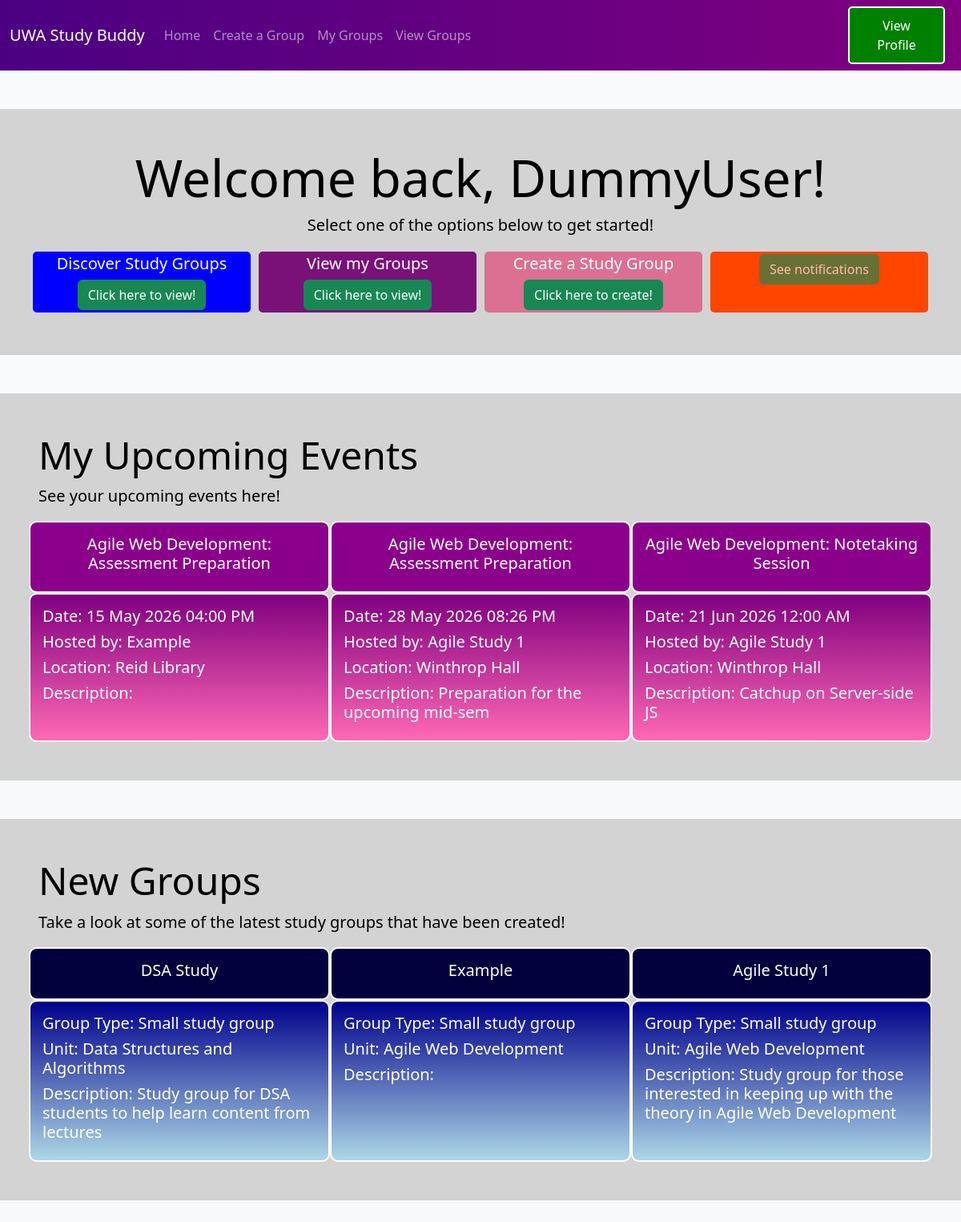
/index, run on the app's committed database.
### models.py (models this page shows)
class User(db.Model):
    __tablename__ = 'User'
    StudentID: so.Mapped[int] =so.mapped_column(primary_key=True)
    Username: so.Mapped[str] = so.mapped_column(sa.String(50), nullable=False)
    Password: so.Mapped[str] = so.mapped_column(sa.String(50), nullable=False)
    Course: so.Mapped[str] = so.mapped_column(sa.String(50), nullable=False)
    Email: so.Mapped[str] = so.mapped_column(sa.String(50), nullable=False)
    GraduationYear: so.Mapped[int] = so.mapped_column(nullable=False)
    Birthday: so.Mapped[int] = so.mapped_column(nullable=False)

class Unit(db.Model):
    __tablename__ = 'Unit'
    UnitID: so.Mapped[int] = so.mapped_column(primary_key=True)
    UnitCode: so.Mapped[int] = so.mapped_column(nullable=False)
    UnitName: so.Mapped[str] = so.mapped_column(sa.String(50), nullable=False)
    FacultyID: so.Mapped[Optional[int]] = so.mapped_column(sa.ForeignKey('Faculty.FacultyID'), nullable=True)

class SessionType(db.Model):
    __tablename__ = 'SessionType'
    SessionTypeID: so.Mapped[int] = so.mapped_column(primary_key=True)
    Name: so.Mapped[str] = so.mapped_column(sa.String(50), nullable=False)

class Session(db.Model):
    __tablename__ = 'Session'
    SessionID: so.Mapped[int] = so.mapped_column(primary_key=True)
    SessionDateTime: so.Mapped[int] = so.mapped_column(nullable=False)
    Description: so.Mapped[str] = so.mapped_column(sa.String(200), nullable=False)
    GroupID: so.Mapped[int] = so.mapped_column(sa.ForeignKey('Groups.GroupID'), nullable=False)
    SessionTypeID: so.Mapped[int] = so.mapped_column(sa.ForeignKey('SessionType.SessionTypeID'), nullable=False)
    Location: so.Mapped[str] = so.mapped_column(nullable=False)

class Groups(db.Model):
    __tablename__ = 'Groups'
    GroupID: so.Mapped[int] = so.mapped_column(primary_key=True)
    UnitID: so.Mapped[int] = so.mapped_column(sa.ForeignKey('Unit.UnitID'), nullable=False)
    GroupTypeID: so.Mapped[int] = so.mapped_column(sa.ForeignKey('GroupType.GroupTypeID'), nullable=False)
    Description: so.Mapped[str] = so.mapped_column(sa.String(200), nullable=False)
    CreationDate: so.Mapped[datetime] = so.mapped_column(nullable=False)
    GroupName: so.Mapped[str] = so.mapped_column(nullable=False)
    MaxMembers: so.Mapped[int] = so.mapped_column(nullable=True)

class GroupType(db.Model):
    __tablename__ = 'GroupType'
    GroupTypeID: so.Mapped[int] = so.mapped_column(primary_key=True)
    Type: so.Mapped[str] = so.mapped_column(sa.String(50), nullable=False)

### routes/index.py (the view)
@index_blueprint.route('/')
@index_blueprint.route('/index')
def index():
    student_id = 12345678 # Dummy to be changed later
    user = db.session.get(User, student_id)
    username = user.Username if user else "Student"
    now = int(datetime.now().timestamp())
    upcoming_events = db.session.execute(
        sa.select(
            Session.SessionDateTime,
            Session.Description,
            Session.Location,
            SessionType.Name,
            Groups.GroupName,
            Unit.UnitName
        )
        .join(Groups, Session.GroupID == Groups.GroupID)
        .join(SessionType, Session.SessionTypeID == SessionType.SessionTypeID)
        .join(Unit, Groups.UnitID == Unit.UnitID)
        .join(StudentGroups, StudentGroups.GroupID == Groups.GroupID)
        .where(
            StudentGroups.StudentID == student_id,
            Session.SessionDateTime >= now
        )
        .order_by(Session.SessionDateTime.asc())
        .limit(3)
    ).mappings().all()
    new_groups = db.session.execute(
        sa.select(
            Groups.GroupName,
            Groups.Description,
            GroupType.Type.label('GroupType'),
            Unit.UnitName
        )
        .join(Unit, Groups.UnitID == Unit.UnitID)
        .join(GroupType, Groups.GroupTypeID == GroupType.GroupTypeID)
        .order_by(Groups.CreationDate.desc())
        .limit(3)
    ).mappings().all()
    return render_template("index.html", username=username, upcoming_events=upcoming_events, new_groups=new_groups)

### app.py (called while the page is built)
@app.template_filter('dateconverter')
def format_datetime(value):
    return datetime.fromtimestamp(int(value)).strftime('%d %b %Y %I:%M %p')

### templates/index.html (shortened to what this page needs)
<!doctype html>
<html lang="en">
<head>
    <link href="https://cdn.jsdelivr.net/npm/bootstrap@5.3.8/dist/css/bootstrap.min.css" rel="stylesheet">
    <link rel="stylesheet" href="https://cdn.jsdelivr.net/npm/bootstrap-icons@1.13.1/font/bootstrap-icons.min.css">
    <link rel="stylesheet" href="{{ url_for('static', filename='css/style.css') }}">
</head>
<body class="bg-light bg-gradient">
    {% include 'navbar.html' %}
    <div class="container-fluid p-5 my-5 bg-container container-text">
        <div class = "row">
            <div class = "col">
                {% if username %}
                <h3 class="display-3 text-center">Welcome back, {{username}}!</h3>
                {% else %}
                <h3 class="display-3 text-center">Welcome!</h3>
                {% endif %}
                <h5 class="card-subtitle text-center pb-3">Select one of the options below to get started!</h5>
            </div>
        </div>
        <div class = "row">
            <div class = "col-sm-3 col-bg-primary col-border welcome-buttoms">
                <h5 class="text-center">Discover Study Groups</h5>
                <div class="text-center">
                    <button type="button" class="btn btn-success"
                        onclick="window.location.href='{{ url_for('view_groups.view_groups') }}'">
                        Click here to view!
                    </button>
                </div>
            </div>
            <div class = "col-sm-3 col-bg-secondary col-border welcome-buttoms">
                <h5 class="text-center">View my Groups</h5>
                <div class="text-center">
                    <button type="button" class="btn btn-success"
                        onclick="window.location.href='{{ url_for('my_groups.my_groups') }}'">
                        Click here to view!
                    </button>
                </div>
            </div>
            <div class = "col-sm-3 col-bg-tertiary col-border welcome-buttoms">
                <h5 class="text-center" >Create a Study Group</h5>
                <div class="text-center">
                    <button type="button" class="btn btn-success" onclick="window.location.href='{{ url_for('create_group.create_group') }}'">Click here to create!</button>
                </div>
            </div>
            <div class = "col-sm-3 col-bg-quarternary col-border welcome-buttoms">
                <div class="text-center">
                    <button type="button" class="btn btn-success" onclick="window.location.href='notifications.html'" disabled>See notifications</button>
                </div>
            </div>
        </div>
    </div>
    <div class="container-fluid p-5 my-5 bg-container container-text">
        <div class="row">
            <div class="col">
                <h1 class="display-5">My Upcoming Events</h1>
                <p class="lead">See your upcoming events here!</p>
            </div>
        </div>
        {% if upcoming_events %}
        <div class = "row">
            {% for u in upcoming_events %}
            <div class = "col-sm-4 popup-colours popup-borders-padding">
                <h5 class="text-center">{{ u['UnitName'] }}: {{ u['Name'] }}</h5>
            </div>
            {% endfor %}
        </div>
        <div class="row">
            {% for u in upcoming_events %}
            <div class = "col-sm-4 popup-secondary-colours popup-borders-padding">
                <h5 class="text-start">Date: {{ u['SessionDateTime'] | dateconverter }}</h5>
                <h5 class="text-start">Hosted by: {{ u['GroupName'] }}</h5>
                <h5 class="text-start">Location: {{ u['Location'] }}</h5>
                <h5 class="text-start">Description: {{ u['Description'] }}</h5>
            </div>
            {% endfor %}
        </div>
        {% else %}
        <h5 class="text-start">No upcoming events.</h5>
        {% endif %}
    </div>
    <div class="container-fluid p-5 my-5 bg-container container-text">
        <h1 class="display-5">New Groups</h1>
        <p class="lead">Take a look at some of the latest study groups that have been created!</p>
        {% if new_groups %}
        <div class = "row">
            {% for g in new_groups %}
            <div class = "col-sm-4 popup-quarternary-colours popup-borders-padding">
                <h5 class="text-center">{{ g['GroupName'] }}</h5>
            </div>
            {% endfor %}
        </div>
        <div class="row">
            {% for g in new_groups %}
            <div class = "col-sm-4 popup-tertiary-colours popup-borders-padding">
                <h5 class="text-start">Group Type: {{ g['GroupType'] }}</h5>
                <h5 class="text-start">Unit: {{ g['UnitName'] }}</h5>
                <h5 class="text-start">Description: {{ g['Description'] }}</h5>
            </div>
            {% endfor %}
        </div>
        {% else %}
        <h5 class="text-start">No new groups</h5>
        {% endif %}
    </div>
</body>
</html>

### templates/navbar.html
    <nav class="navbar navbar-expand-sm bg-navbar navbar-dark">
        <div class="container-fluid">
            <a class="navbar-brand" href="#">UWA Study Buddy</a>
            <div class="collapse navbar-collapse" id="navbarNavAltMarkup">
                <ul class="navbar-nav">
                    <li class="nav-item">
                        <a class="nav-link" href="{{ url_for('index.index') }}">Home</a>
                    </li>
                    <li class="nav-item">
                        <a class="nav-link" href="{{ url_for('create_group.create_group') }}">Create a Group</a>
                    </li>
                    <li class="nav-item">
                        <a class="nav-link" href="{{ url_for('my_groups.my_groups') }}">My Groups</a>
                    </li>
                    <li class="nav-item">
                        <a class="nav-link" href="{{ url_for('view_groups.view_groups') }}">View Groups</a>
                    </li>
                </ul>
            </div>
        </div>
         {% if username %}
         <button class="login-button" onclick="window.location.href='{{ url_for('view_profile') }}'">View Profile</button>
        {% else %}
         <button class="login-button" onclick="window.location.href='{{ url_for('login_page') }}'">Login</button>
         {% endif %}
    </nav>

### static/CSS/style.css (style rules this page uses)
.bg-container { background-color: lightgray; }
.welcome-buttoms { color: white !important; }
.container-text { color: black; }
.col-bg-primary { background-color: blue; }
.col-bg-secondary { background-color: rgb(121, 17, 121); }
.col-bg-tertiary { background-color: palevioletred; }
.col-bg-quarternary { background-color: orangered; }
.col-border { border: 5px solid lightgray; border-radius: 10px; padding: 3px; }
.popup-colours { background-color: darkmagenta !important; color: white !important; text-align: center !important; }
.popup-borders-padding { border: 2px solid white !important; border-radius: 10px; padding: 15px; }
.popup-secondary-colours { background-image: linear-gradient(to bottom, purple , hotpink) !important; color: white !important; text-align: center !important; }
.popup-tertiary-colours { background-image: linear-gradient(to bottom, darkblue, lightblue) !important; color: white !important; text-align: center !important; }
.popup-quarternary-colours { background-color: rgb(2, 0, 61) !important; color: white !important; text-align: center !important; }
.bg-navbar { background-image: linear-gradient(to right, indigo , purple); }
.login-button { margin-left: auto; margin-right: 20px; background-color: green; color: white; border: 2px solid white; padding: 10px 20px; border-radius: 5px; }

### data on the page
User: Username "DummyUser"
Unit: UnitName "Agile Web Development" "Agile Web Development" "Agile Web Development", UnitName "Agile Web Development" "Agile Web Development"
SessionType: Name "Assessment Preparation" "Assessment Preparation"
SessionType: Name "Notetaking Session"
Groups: GroupName "Example", GroupName "Example"
Groups: GroupName "Agile Study 1" "Agile Study 1", GroupName "Agile Study 1", Description "Study group for those interested in keeping up with the theory in Agile Web Development"
Groups: GroupName "DSA Study", Description "Study group for DSA students to help learn content from lectures"
GroupType: GroupType "Small study group" "Small study group" "Small study group"
Unit: UnitName "Data Structures and Algorithms"

### other printed values
{{ u['SessionDateTime'] | dateconverter }} "15 May 2026 04:00 PM" "28 May 2026 08:26 PM" "21 Jun 2026 12:00 AM"
{{ u['Location'] }} "Reid Library" "Winthrop Hall" "Winthrop Hall"
{{ u['Description'] }} "Preparation for the upcoming mid-sem" "Catchup on Server-side JS"
